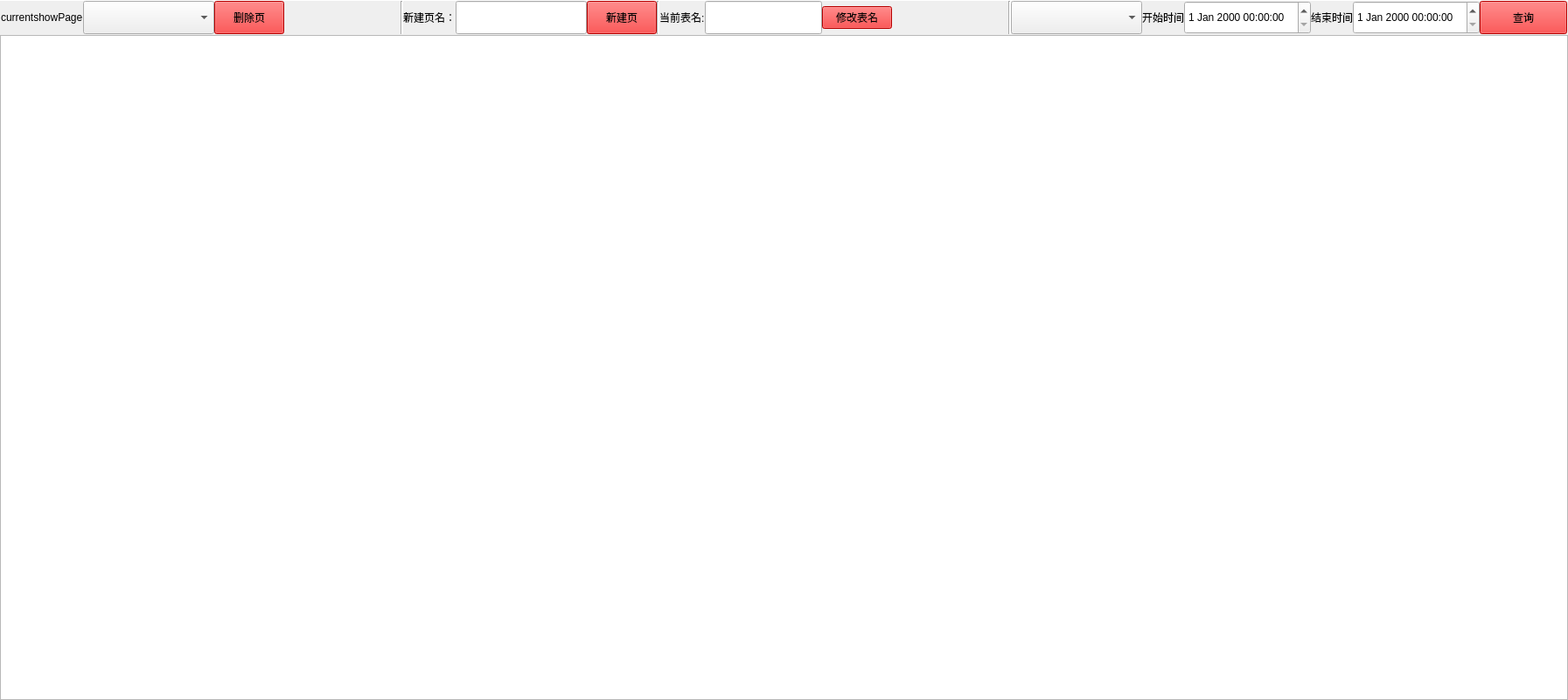
<?xml version="1.0" encoding="UTF-8"?>
<ui version="4.0">
 <class>lyMainWidget</class>
 <widget class="QWidget" name="lyMainWidget">
  <property name="geometry">
   <rect>
    <x>0</x>
    <y>0</y>
    <width>1793</width>
    <height>800</height>
   </rect>
  </property>
  <property name="windowTitle">
   <string>lyMainWidget</string>
  </property>
  <property name="styleSheet">
   <string notr="true">QPushButton
{
	background:rgb(255, 0, 0);
}</string>
  </property>
  <layout class="QVBoxLayout" name="verticalLayout_2">
   <property name="spacing">
    <number>0</number>
   </property>
   <property name="leftMargin">
    <number>0</number>
   </property>
   <property name="topMargin">
    <number>0</number>
   </property>
   <property name="rightMargin">
    <number>0</number>
   </property>
   <property name="bottomMargin">
    <number>0</number>
   </property>
   <item>
    <widget class="QFrame" name="frame">
     <property name="minimumSize">
      <size>
       <width>0</width>
       <height>40</height>
      </size>
     </property>
     <property name="styleSheet">
      <string notr="true">QFrame#frame
{
	border-top: 1px solid white;
}</string>
     </property>
     <property name="frameShape">
      <enum>QFrame::StyledPanel</enum>
     </property>
     <property name="frameShadow">
      <enum>QFrame::Raised</enum>
     </property>
     <layout class="QHBoxLayout" name="horizontalLayout_2">
      <property name="spacing">
       <number>0</number>
      </property>
      <property name="leftMargin">
       <number>0</number>
      </property>
      <property name="topMargin">
       <number>0</number>
      </property>
      <property name="rightMargin">
       <number>0</number>
      </property>
      <property name="bottomMargin">
       <number>0</number>
      </property>
      <item>
       <layout class="QVBoxLayout" name="verticalLayout">
        <property name="spacing">
         <number>0</number>
        </property>
        <item>
         <layout class="QHBoxLayout" name="horizontalLayout">
          <property name="spacing">
           <number>0</number>
          </property>
          <item>
           <widget class="QLabel" name="label">
            <property name="text">
             <string>currentshowPage</string>
            </property>
           </widget>
          </item>
          <item>
           <widget class="QComboBox" name="comboBox">
            <property name="sizePolicy">
             <sizepolicy hsizetype="Preferred" vsizetype="Preferred">
              <horstretch>0</horstretch>
              <verstretch>0</verstretch>
             </sizepolicy>
            </property>
            <property name="minimumSize">
             <size>
              <width>150</width>
              <height>0</height>
             </size>
            </property>
           </widget>
          </item>
          <item>
           <widget class="QPushButton" name="deleteBtn">
            <property name="sizePolicy">
             <sizepolicy hsizetype="Minimum" vsizetype="Preferred">
              <horstretch>0</horstretch>
              <verstretch>0</verstretch>
             </sizepolicy>
            </property>
            <property name="minimumSize">
             <size>
              <width>80</width>
              <height>0</height>
             </size>
            </property>
            <property name="text">
             <string>删除页</string>
            </property>
           </widget>
          </item>
          <item>
           <spacer name="horizontalSpacer_2">
            <property name="orientation">
             <enum>Qt::Horizontal</enum>
            </property>
            <property name="sizeHint" stdset="0">
             <size>
              <width>40</width>
              <height>20</height>
             </size>
            </property>
           </spacer>
          </item>
          <item>
           <widget class="Line" name="line_2">
            <property name="styleSheet">
             <string notr="true">background:rgb(255, 255, 255);</string>
            </property>
            <property name="orientation">
             <enum>Qt::Vertical</enum>
            </property>
           </widget>
          </item>
          <item>
           <widget class="QLabel" name="label_2">
            <property name="text">
             <string>新建页名：</string>
            </property>
           </widget>
          </item>
          <item>
           <widget class="QLineEdit" name="pageNameLineEdit">
            <property name="sizePolicy">
             <sizepolicy hsizetype="Preferred" vsizetype="Preferred">
              <horstretch>0</horstretch>
              <verstretch>0</verstretch>
             </sizepolicy>
            </property>
            <property name="minimumSize">
             <size>
              <width>150</width>
              <height>0</height>
             </size>
            </property>
           </widget>
          </item>
          <item>
           <widget class="QPushButton" name="buildPageBtn">
            <property name="sizePolicy">
             <sizepolicy hsizetype="Minimum" vsizetype="Preferred">
              <horstretch>0</horstretch>
              <verstretch>0</verstretch>
             </sizepolicy>
            </property>
            <property name="minimumSize">
             <size>
              <width>80</width>
              <height>0</height>
             </size>
            </property>
            <property name="text">
             <string>新建页</string>
            </property>
           </widget>
          </item>
          <item>
           <widget class="Line" name="line">
            <property name="styleSheet">
             <string notr="true">background:rgb(255, 255, 255);</string>
            </property>
            <property name="orientation">
             <enum>Qt::Vertical</enum>
            </property>
           </widget>
          </item>
          <item>
           <widget class="QLabel" name="label_5">
            <property name="text">
             <string>当前表名:</string>
            </property>
           </widget>
          </item>
          <item>
           <widget class="QLineEdit" name="renameEdit">
            <property name="sizePolicy">
             <sizepolicy hsizetype="Expanding" vsizetype="Preferred">
              <horstretch>0</horstretch>
              <verstretch>0</verstretch>
             </sizepolicy>
            </property>
           </widget>
          </item>
          <item>
           <widget class="QPushButton" name="renameBtn">
            <property name="text">
             <string>修改表名</string>
            </property>
           </widget>
          </item>
          <item>
           <spacer name="horizontalSpacer_3">
            <property name="orientation">
             <enum>Qt::Horizontal</enum>
            </property>
            <property name="sizeHint" stdset="0">
             <size>
              <width>40</width>
              <height>20</height>
             </size>
            </property>
           </spacer>
          </item>
          <item>
           <widget class="Line" name="line_3">
            <property name="styleSheet">
             <string notr="true">background:rgb(255, 255, 255);</string>
            </property>
            <property name="orientation">
             <enum>Qt::Vertical</enum>
            </property>
           </widget>
          </item>
          <item>
           <widget class="QComboBox" name="findComboBox">
            <property name="sizePolicy">
             <sizepolicy hsizetype="Preferred" vsizetype="Preferred">
              <horstretch>0</horstretch>
              <verstretch>0</verstretch>
             </sizepolicy>
            </property>
            <property name="minimumSize">
             <size>
              <width>150</width>
              <height>0</height>
             </size>
            </property>
            <property name="maximumSize">
             <size>
              <width>200</width>
              <height>16777215</height>
             </size>
            </property>
           </widget>
          </item>
          <item>
           <widget class="QStackedWidget" name="stackedWidget">
            <property name="sizePolicy">
             <sizepolicy hsizetype="Preferred" vsizetype="Fixed">
              <horstretch>0</horstretch>
              <verstretch>0</verstretch>
             </sizepolicy>
            </property>
            <property name="maximumSize">
             <size>
              <width>16777215</width>
              <height>40</height>
             </size>
            </property>
            <widget class="QWidget" name="page">
             <layout class="QHBoxLayout" name="horizontalLayout_3">
              <property name="spacing">
               <number>0</number>
              </property>
              <property name="leftMargin">
               <number>0</number>
              </property>
              <property name="topMargin">
               <number>0</number>
              </property>
              <property name="rightMargin">
               <number>0</number>
              </property>
              <property name="bottomMargin">
               <number>0</number>
              </property>
              <item>
               <widget class="QLabel" name="beginTimeLabel">
                <property name="text">
                 <string>开始时间</string>
                </property>
               </widget>
              </item>
              <item>
               <widget class="QDateTimeEdit" name="beginTimeEdit">
                <property name="sizePolicy">
                 <sizepolicy hsizetype="Minimum" vsizetype="Preferred">
                  <horstretch>0</horstretch>
                  <verstretch>0</verstretch>
                 </sizepolicy>
                </property>
               </widget>
              </item>
              <item>
               <widget class="QLabel" name="endTimeLabel">
                <property name="text">
                 <string>结束时间</string>
                </property>
               </widget>
              </item>
              <item>
               <widget class="QDateTimeEdit" name="endTimeEdit">
                <property name="sizePolicy">
                 <sizepolicy hsizetype="Minimum" vsizetype="Preferred">
                  <horstretch>0</horstretch>
                  <verstretch>0</verstretch>
                 </sizepolicy>
                </property>
               </widget>
              </item>
             </layout>
            </widget>
            <widget class="QWidget" name="page_2">
             <layout class="QHBoxLayout" name="horizontalLayout_4">
              <property name="spacing">
               <number>0</number>
              </property>
              <property name="leftMargin">
               <number>0</number>
              </property>
              <property name="topMargin">
               <number>0</number>
              </property>
              <property name="rightMargin">
               <number>0</number>
              </property>
              <property name="bottomMargin">
               <number>0</number>
              </property>
              <item>
               <widget class="QLabel" name="label_3">
                <property name="text">
                 <string>日程地点</string>
                </property>
               </widget>
              </item>
              <item>
               <widget class="QLineEdit" name="dateSiteEdit">
                <property name="sizePolicy">
                 <sizepolicy hsizetype="Expanding" vsizetype="Expanding">
                  <horstretch>0</horstretch>
                  <verstretch>0</verstretch>
                 </sizepolicy>
                </property>
               </widget>
              </item>
             </layout>
            </widget>
            <widget class="QWidget" name="page_3">
             <layout class="QHBoxLayout" name="horizontalLayout_5">
              <property name="spacing">
               <number>0</number>
              </property>
              <property name="leftMargin">
               <number>0</number>
              </property>
              <property name="topMargin">
               <number>0</number>
              </property>
              <property name="rightMargin">
               <number>0</number>
              </property>
              <property name="bottomMargin">
               <number>0</number>
              </property>
              <item>
               <widget class="QLabel" name="label_4">
                <property name="text">
                 <string>日程分类:</string>
                </property>
               </widget>
              </item>
              <item>
               <widget class="QLineEdit" name="lineEdit">
                <property name="sizePolicy">
                 <sizepolicy hsizetype="Expanding" vsizetype="Preferred">
                  <horstretch>0</horstretch>
                  <verstretch>0</verstretch>
                 </sizepolicy>
                </property>
               </widget>
              </item>
             </layout>
            </widget>
           </widget>
          </item>
          <item>
           <widget class="QPushButton" name="findBtn">
            <property name="sizePolicy">
             <sizepolicy hsizetype="Minimum" vsizetype="Preferred">
              <horstretch>0</horstretch>
              <verstretch>0</verstretch>
             </sizepolicy>
            </property>
            <property name="minimumSize">
             <size>
              <width>100</width>
              <height>0</height>
             </size>
            </property>
            <property name="maximumSize">
             <size>
              <width>100</width>
              <height>16777215</height>
             </size>
            </property>
            <property name="text">
             <string>查询</string>
            </property>
           </widget>
          </item>
         </layout>
        </item>
       </layout>
      </item>
     </layout>
    </widget>
   </item>
   <item>
    <widget class="QTableView" name="tableView">
     <property name="styleSheet">
      <string notr="true"/>
     </property>
    </widget>
   </item>
  </layout>
 </widget>
 <layoutdefault spacing="6" margin="11"/>
 <resources/>
 <connections/>
</ui>
